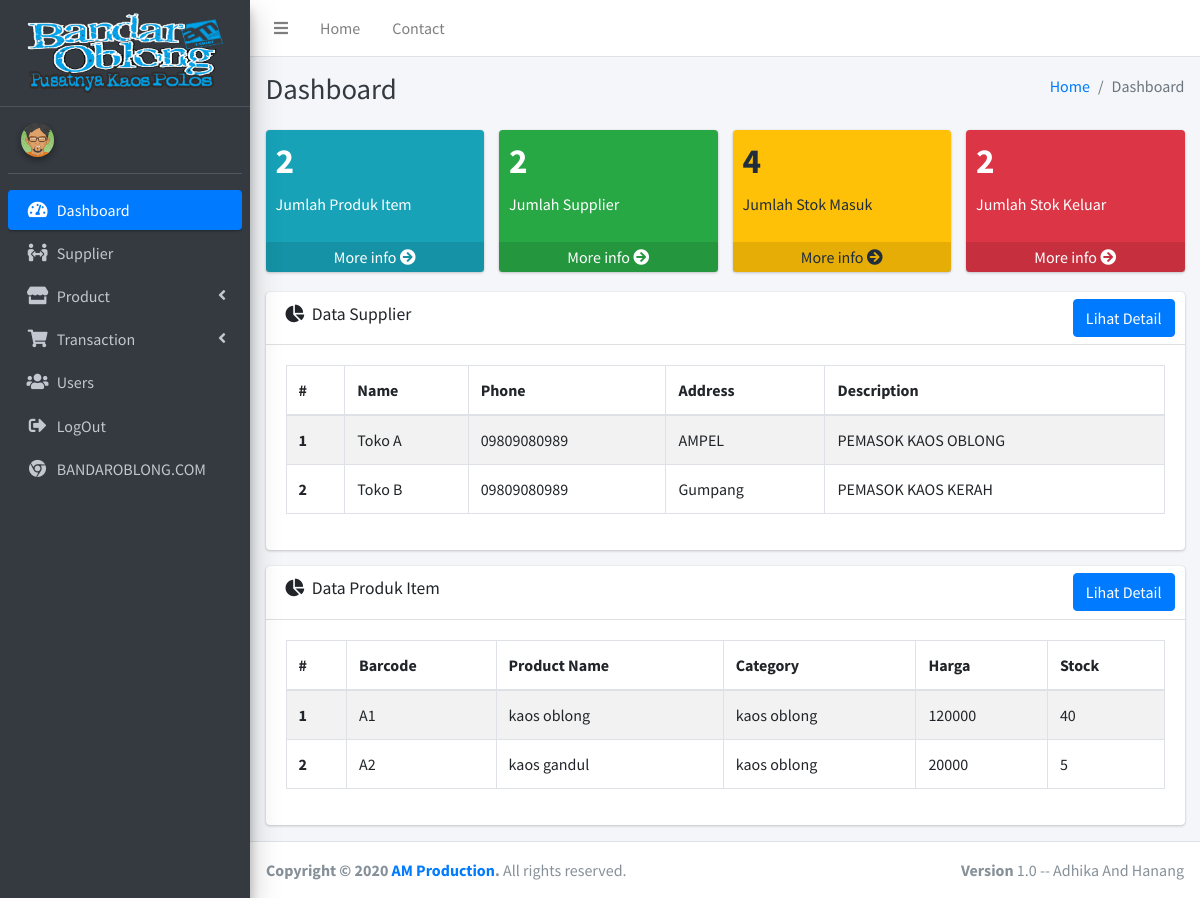
The page /index.php/dashboard on the database as committed earlier.
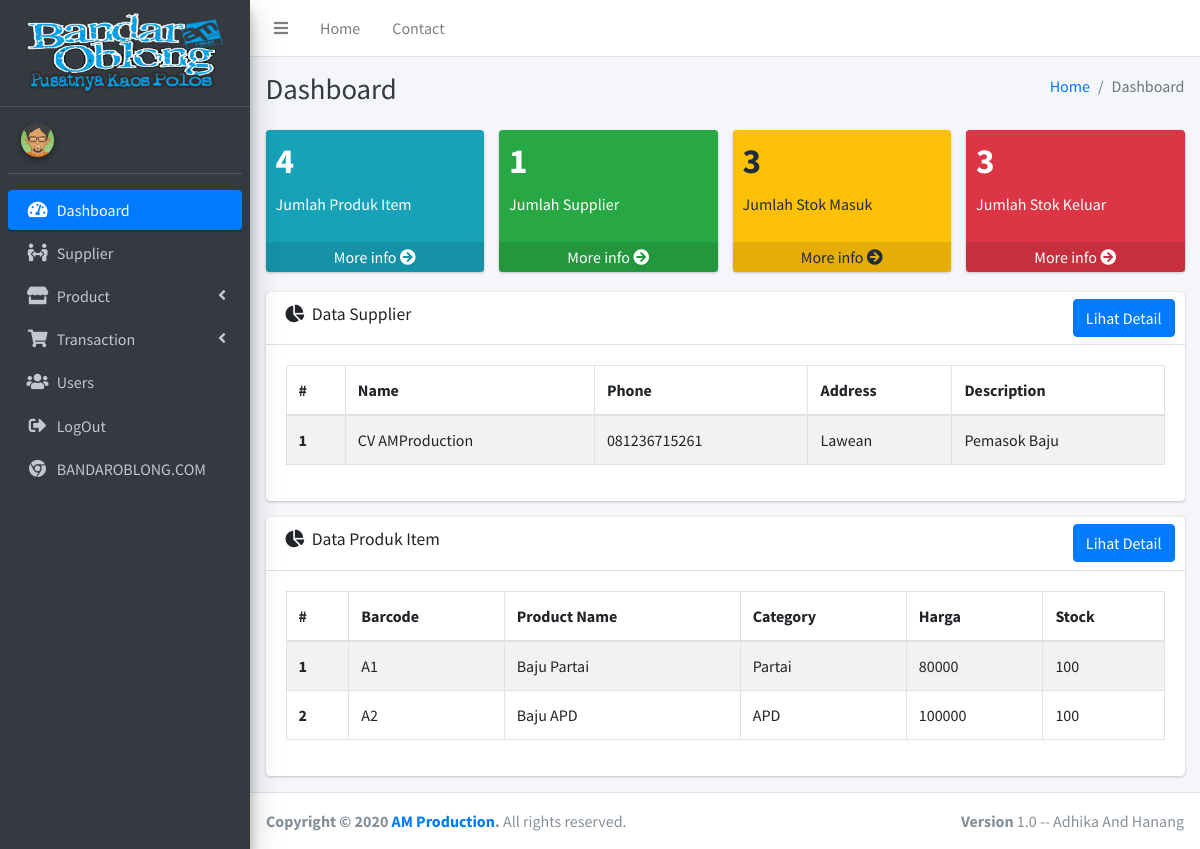
The same page on the database as committed later.
### tables this page shows
CREATE TABLE IF NOT EXISTS `supplier` (
  `id_supplier` int(11) NOT NULL AUTO_INCREMENT,
  `name` varchar(128) NOT NULL,
  `phone` varchar(14) NOT NULL,
  `address` varchar(128) NOT NULL,
  `description` varchar(128) NOT NULL,
  `created` datetime NOT NULL DEFAULT CURRENT_TIMESTAMP,
  `updated` datetime DEFAULT NULL,
  PRIMARY KEY (`id_supplier`)
);

CREATE TABLE IF NOT EXISTS `p_item` (
  `id_item` int(11) NOT NULL AUTO_INCREMENT,
  `barcode` varchar(128) DEFAULT NULL,
  `name` varchar(128) DEFAULT NULL,
  `category` int(11) DEFAULT NULL,
  `color` int(11) DEFAULT NULL,
  `size` varchar(10),
  `price` int(11),
  `stock` int(11) DEFAULT '0',
  `created` datetime DEFAULT CURRENT_TIMESTAMP,
  `updated` datetime DEFAULT NULL,
  PRIMARY KEY (`id_item`),
  UNIQUE KEY `barcode` (`barcode`),
  KEY `category` (`category`),
  KEY `color` (`color`),
  CONSTRAINT `FK_p_item_p_color` FOREIGN KEY (`color`) REFERENCES `p_color` (`id_color`),
  CONSTRAINT `p_item_ibfk_1` FOREIGN KEY (`category`) REFERENCES `p_category` (`id_category`)
);

CREATE TABLE IF NOT EXISTS `p_category` (
  `id_category` int(11) NOT NULL AUTO_INCREMENT,
  `name` varchar(128) NOT NULL,
  `created` datetime NOT NULL DEFAULT CURRENT_TIMESTAMP,
  `updated` datetime DEFAULT NULL,
  PRIMARY KEY (`id_category`)
);

### application/libraries/Template.php (called while the page is built)
<?php
class Template
{
    var $template_data = array();
    function set($name, $value)
    {
        $this->template_data[$name] = $value;
    }
    function load($template = '', $view = '', $view_data = array(), $return = false)
    {
        $this->CI = &get_instance();
        $this->set('contents', $this->CI->load->view($view, $view_data, true));
        return $this->CI->load->view($template, $this->template_data, $return);
    }
}

### application/controllers/Dashboard.php (called while the page is built, shortened)
<?php
class Dashboard extends CI_Controller
{
    public function index()
    {
        $data['jmlItem'] = $this->item_m->jmlData();
        $data['jmlSupplier'] = $this->supplier_m->jmlData();
        $data['jmlStokIn'] = $this->stock_m->jmlDataIN();
        $data['jmlStokOut'] = $this->stock_m->jmlDataOUT();
        $data['rowSup'] = $this->supplier_m->getDashboard();
        $data['rowItem'] = $this->item_m->getDashboard();
        $this->template->load('templates/index', 'dashboard/index', $data);
    }
}

### index.php (called while the page is built, shortened)
<?php
require_once BASEPATH.'core/CodeIgniter.php';

### application/models/stock_m.php (called while the page is built, shortened)
<?php
class stock_m extends CI_Model
{
    function jmlDataIN()
    {
        $this->db->like('type', 'in');
        $this->db->from('t_stock');
        return $this->db->count_all_results();
    }
    function jmlDataOUT()
    {
        $this->db->like('type', 'out');
        $this->db->from('t_stock');
        return $this->db->count_all_results();
    }
}

### application/models/supplier_m.php (called while the page is built, shortened)
<?php
class supplier_m extends CI_Model
{
    public function getDashboard($id = null)
    {
        $this->db->from('supplier');
        $this->db->limit(4);
        $query = $this->db->get();
        return $query;
    }
}

### application/models/item_m.php (called while the page is built, shortened)
<?php
class item_m extends CI_Model
{
    public function getDashboard($id = null)
    {
        $this->db->select('p_item.*, p_category.name as category_name');
        $this->db->from('p_item');
        $this->db->join('p_category', 'p_category.id_category = p_item.category');
        $this->db->limit(2);
        $query = $this->db->get();
        return $query;
    }
}

### application/views/dashboard/index.php (the view, shortened to what the changed rows need)
<div class="content-header">
    <div class="container-fluid">
        <div class="row mb-2">
            <div class="col-sm-6">
                <h1 class="m-0 text-dark">Dashboard</h1>
            </div>
        </div>
    </div>
</div>
<section class="content">
    <div class="container-fluid">
        <div class="row">
            <div class="col-lg-3 col-6">
                <div class="small-box bg-info">
                    <div class="inner">
                        <h3><?= $jmlItem ?></h3>
                        <p>Jumlah Produk Item</p>
                    </div>
                </div>
            </div>
            <div class="col-lg-3 col-6">
                <div class="small-box bg-success">
                    <div class="inner">
                        <h3><?= $jmlSupplier ?><sup style="font-size: 20px;"></sup></h3>
                        <p>Jumlah Supplier</p>
                    </div>
                </div>
            </div>
            <div class="col-lg-3 col-6">
                <div class="small-box bg-warning">
                    <div class="inner">
                        <h3><?= $jmlStokIn ?></h3>
                        <p>Jumlah Stok Masuk</p>
                    </div>
                </div>
            </div>
            <div class="col-lg-3 col-6">
                <div class="small-box bg-danger">
                    <div class="inner">
                        <h3><?= $jmlStokOut ?></h3>
                        <p>Jumlah Stok Keluar</p>
                    </div>
                </div>
            </div>
        </div>
        <div class="row">
            <section class="col-lg-12">
                <div class="card">
                    <div class="card-body">
                        <div class="tab-content p-0">
                            <table class="table table-hover table-bordered table-striped">
                                <thead>
                                    <tr>
                                        <th scope=" col">#</th>
                                        <th scope="col">Name</th>
                                        <th scope="col">Phone</th>
                                        <th scope="col">Address</th>
                                        <th scope="col">Description</th>
                                    </tr>
                                </thead>
                                <tbody>
                                    <?php $i = 1; ?>
                                    <?php foreach ($rowSup->result() as $s) : ?>
                                        <tr>
                                            <th><?= $i++; ?></th>
                                            <td><?= $s->name ?></td>
                                            <td><?= $s->phone ?></td>
                                            <td><?= $s->address ?></td>
                                            <td><?= $s->description ?></td>
                                        </tr>
                                    <?php endforeach; ?>
                                </tbody>
                            </table>
                        </div>
                    </div>
                </div>
                <div class="card">
                    <div class="card-body">
                        <div class="tab-content p-0">
                            <table class="table table-hover table-bordered table-striped">
                                <thead>
                                    <tr>
                                        <th scope="col">#</th>
                                        <th scope="col">Barcode</th>
                                        <th scope="col">Product Name</th>
                                        <th scope="col">Category</th>
                                        <th scope="col">Harga</th>
                                        <th scope="col">Stock</th>
                                    </tr>
                                </thead>
                                <tbody>
                                    <?php $j = 1; ?>
                                    <?php foreach ($rowItem->result() as $key => $i) : ?>
                                        <tr>
                                            <th scope="row"><?= $j++; ?></th>
                                            <td><?= $i->barcode ?></td>
                                            <td><?= $i->name ?></td>
                                            <td><?= $i->category_name ?></td>
                                            <td><?= $i->price ?></td>
                                            <td><?= $i->stock ?></td>
                                        </tr>
                                    <?php endforeach; ?>
                                </tbody>
                            </table>
                        </div>
                    </div>
                </div>
            </section>
</section>
</div>
</div>

Rows that differ between the two databases and show on the page:
removed supplier: name "Toko A", phone "09809080989", address "AMPEL", description "PEMASOK KAOS OBLONG"
removed supplier: name "Toko B", phone "09809080989", address "Gumpang", description "PEMASOK KAOS KERAH"
removed p_item: barcode "A1", name "kaos oblong", category.name "kaos oblong", price "120000", stock "40"
removed p_item: barcode "A2", name "kaos gandul", category.name "kaos oblong", price "20000", stock "5"
added supplier: name "CV AMProduction", phone "081236715261", address "Lawean", description "Pemasok Baju"
added p_item: barcode "A1", name "Baju Partai", category.name "Partai", price "80000", stock "100"
added p_item: barcode "A2", name "Baju APD", category.name "APD", price "100000", stock "100"
Other text that changed with them:
$jmlItem: "2" → "4"
$jmlSupplier: "2" → "1"
$jmlStokIn: "4" → "3"
$jmlStokOut: "2" → "3"
